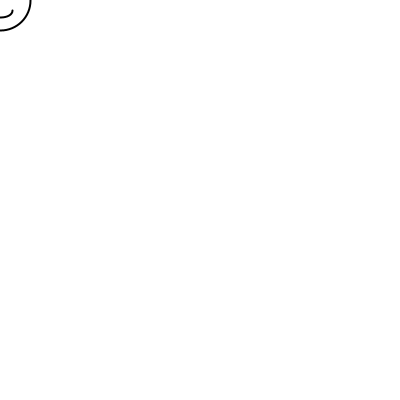
Frame 1 (no input)
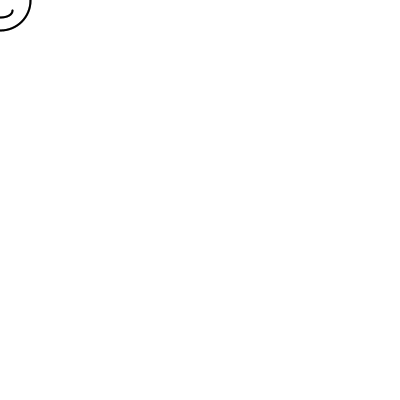
Frame 60 (the mouse pressed at the canvas centre just before this capture)
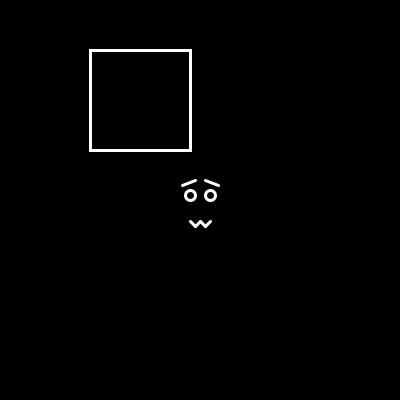
Frame 120 (the mouse held since frame 60 and released just before this capture)

The Processing sketch that drew these frames (run headless with seeded random() and noise(); from frame 60 on, the mouse is pressed at the canvas centre):

// Processing sketch: processing_40741
// ── processing_40741.pde

void setup() {
  size(400,400);
  background(255);
  smooth();
}

void draw() {
 
  noStroke();
  fill(255,160);
  rect(0,0, width, height);
  
  if(mousePressed){ 
    fill(0);
    rect(0,0,width,height);
    
    noFill();
    strokeWeight(3);
    stroke(255);
    line(mouseX-18,mouseY-15,mouseX-5,mouseY-20);
    line(mouseX+18,mouseY-15,mouseX+5,mouseY-20);
    //bocca
    line(mouseX-10,mouseY+21,mouseX-5,mouseY+26);
    line(mouseX-5,mouseY+26,mouseX,mouseY+21);
    line(mouseX,mouseY+21,mouseX+5,mouseY+26);
    line(mouseX+5,mouseY+26,mouseX+10,mouseY+21);
    //ellipse(100,100,mouseX,50);
    rect(mouseX/2-10,mouseY-150,100,100);
 
}
  fill(0);
  ellipse(mouseX-10, mouseY-5, 10, 10);
    ellipse(mouseX+10, mouseY-5, 10, 10);
    noFill();
    stroke(0);
    strokeWeight(2);
    ellipse(mouseX, mouseY, 60, 60);
    arc(mouseX, mouseY+10, 25, 15, 0, PI);
    rect(mouseX/2,mouseY-100,30,30);
    //line(mouseX-100,mouseY-75,mouseX-90,mouseY-80);
    
}
